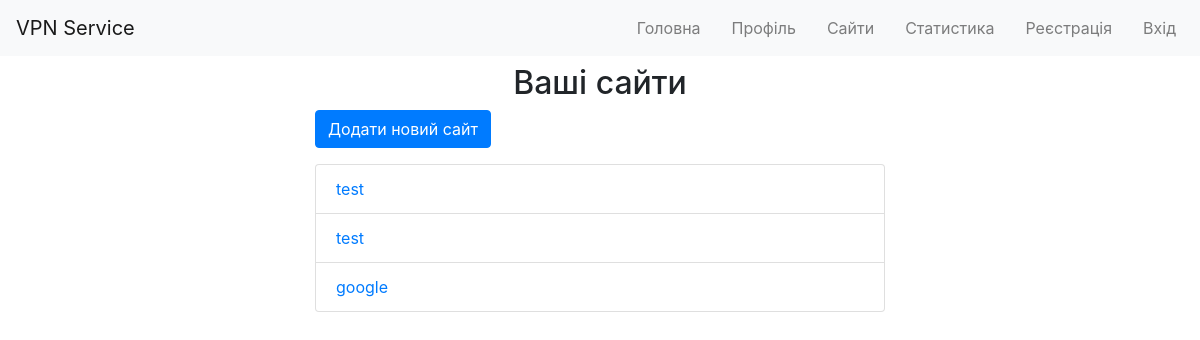
Screenshot of /sites/ (signed in) with the database file from the repository.
### vpn/models.py (models this page shows, shortened)
class UserSite(models.Model):
    user = models.ForeignKey(User, on_delete=models.CASCADE)
    name = models.CharField(max_length=100)
    url = models.URLField()

### vpn/views.py (the view)
# urls.py: path('sites/', views.user_sites, name='sites'),
@login_required
def user_sites(request):
    sites = UserSite.objects.filter(user=request.user)
    return render(request, 'vpn/user_sites.html', {'sites': sites})

### vpn/templates/vpn/user_sites.html
{% extends "vpn/base.html" %}
{% block content %}
    <h2 class="text-center">Ваші сайти</h2>
    <a class="btn btn-primary mb-3" href="{% url 'add_site' %}">Додати новий сайт</a>
    <ul class="list-group">
        {% for site in sites %}
            <li class="list-group-item">
                <a href="{% url 'proxy' site.id %}">{{ site.name }}</a>
            </li>
        {% empty %}
            <li class="list-group-item">У вас немає доданих сайтів.</li>
        {% endfor %}
    </ul>
{% endblock %}

### vpn/templates/vpn/base.html (style rules this page uses)
body { padding-top: 4rem; }

### rows the page displays
UserSite: name "test"
UserSite: name "test"
UserSite: name "google"
